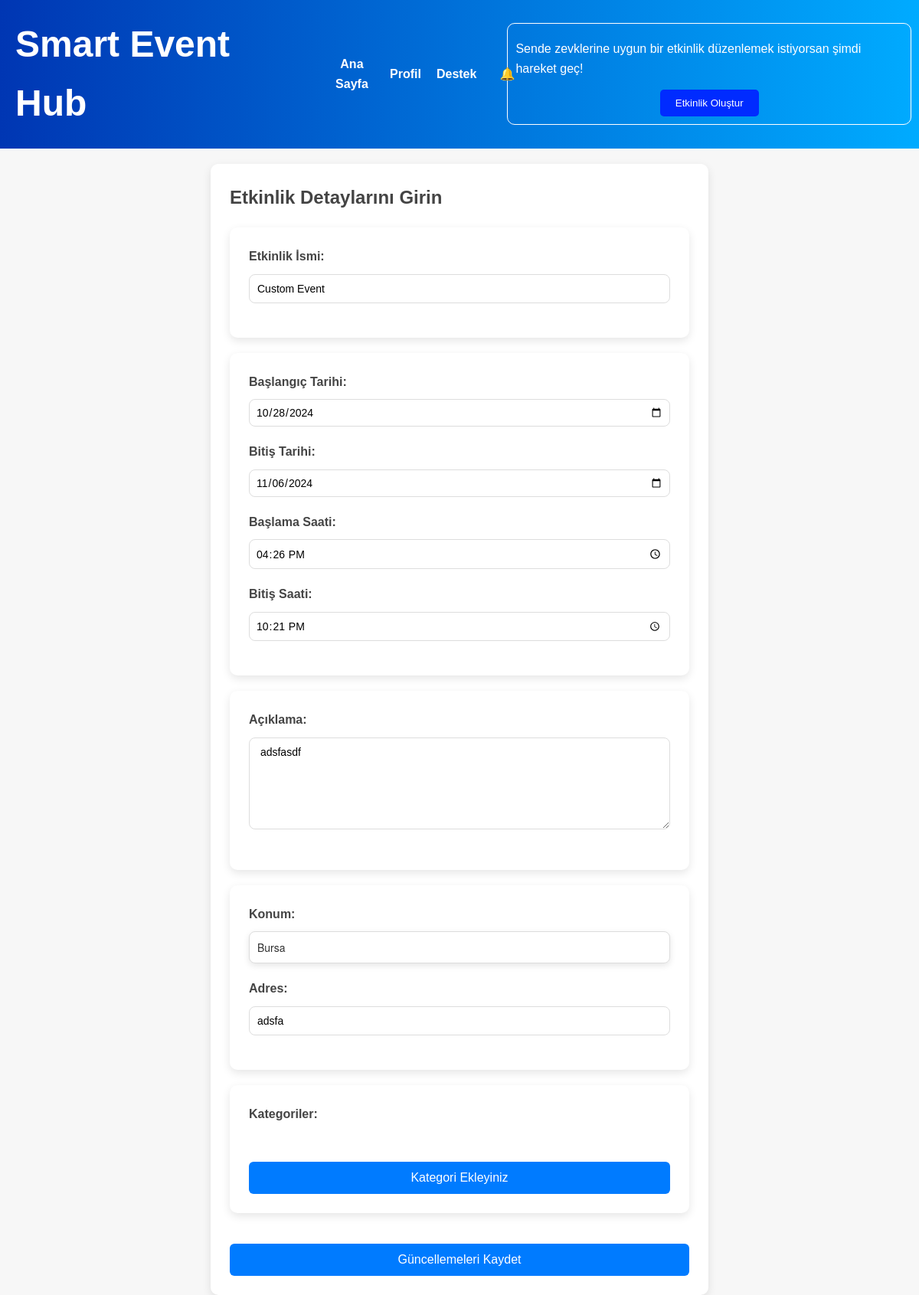
Page /edit_event/4 on the earlier database version.
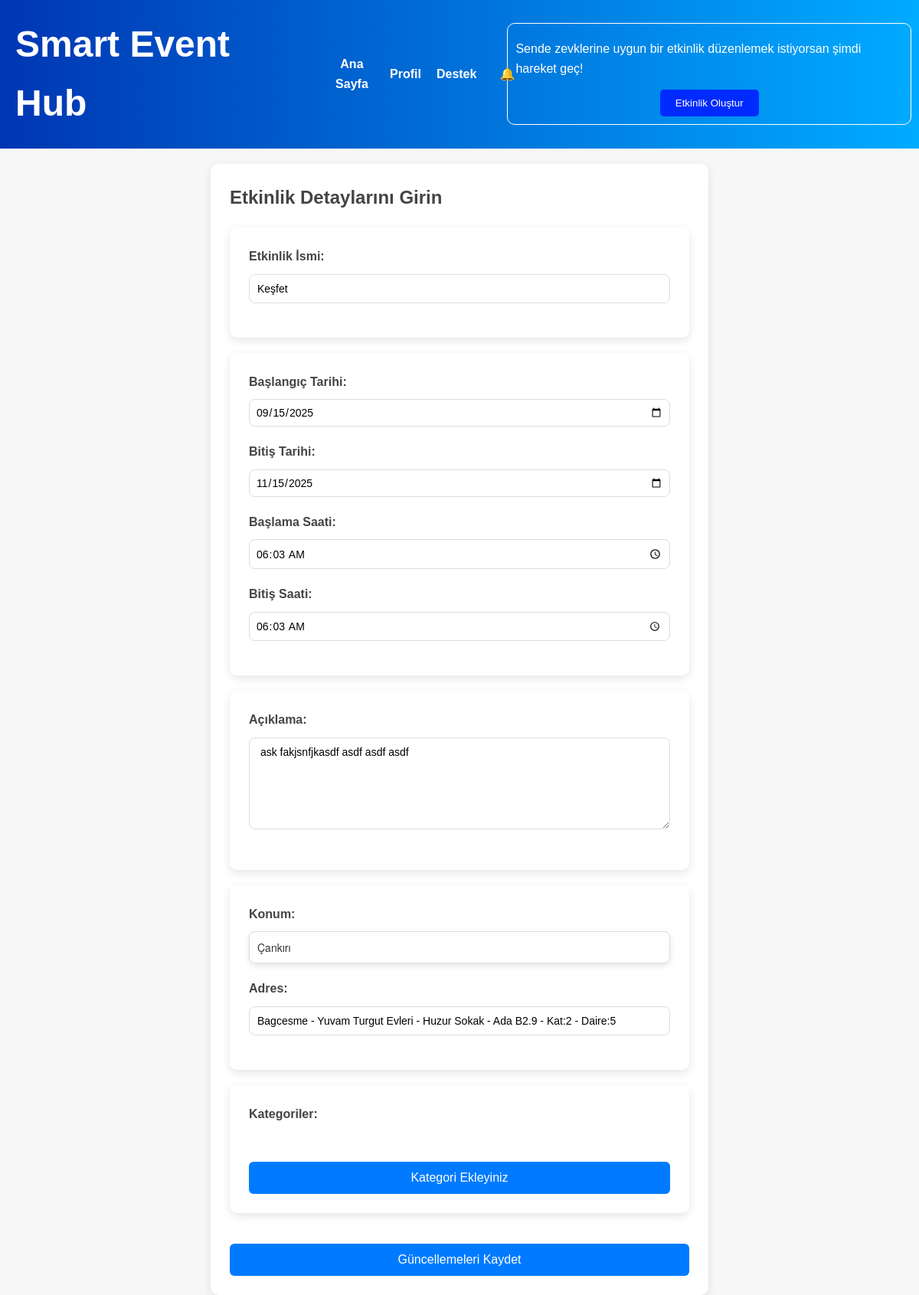
Same page on the later database version.
### tables this page shows
CREATE TABLE events (
        ID INTEGER PRIMARY KEY AUTOINCREMENT,
        event_name TEXT NOT NULL,
        description TEXT NOT NULL,
        startDate TEXT NOT NULL,
        finishDate TEXT NOT NULL,
        startTime TEXT NOT NULL,
        finishTime TEXT NOT NULL,
        duration TEXT NOT NULL,
        city TEXT NOT NULL,        
        address TEXT NOT NULL,        
        category TEXT NOT NULL,
        creator_username TEXT NOT NULL,
        isApproved BOOLEAN DEFAULT FALSE NOT NULL
    );

### app.py (the view)
@app.route('/edit_event/<int:event_id>')
def edit_event(event_id):
    event = get_event_by_id(event_id)
    return render_template('editEvent.html', event=event)

### database.py (called while the page is built)
def get_db_connection():
    conn = sqlite3.connect(DATABASE)
    conn.row_factory = sqlite3.Row
    return conn

def get_event_by_id(event_id):
    conn = get_db_connection()
    cursor = conn.cursor()
    cursor.execute('''
        SELECT * FROM events WHERE ID = ?
    ''', (event_id,))
    event = cursor.fetchone()
    conn.close()
    return event

### templates/editEvent.html (shortened to what this page needs)
<!DOCTYPE html>
<html lang="tr">
<head>
    <link rel="stylesheet" href="{{ url_for('static', filename='css/createEvent_style.css') }}">
</head>
<body>
    {% include 'header.html' %}
    <section class="event-form">
        <h2>Etkinlik Detaylarını Girin</h2>
            <form method="POST" id="event-form" action="{{ url_for('update_event', event_id=event['ID']) }}" enctype="multipart/form-data">
            <div class="form-group interests-section">
                <label for="event-name">Etkinlik İsmi:</label>
                <input type="text" id="event-name" name="event-name" placeholder="Etkinlik ismini girin" value="{{ event['event_name'] }}" required>
            </div>
            <div class="form-group interests-section">
                <label for="event-start-date">Başlangıç Tarihi:</label>
                <input type="date" id="event-start-date" name="event-start-date" value="{{ event['startDate'] }}" required>
                <label for="event-finish-date">Bitiş Tarihi:</label>
                <input type="date" id="event-finish-date" name="event-finish-date" value="{{ event['finishDate'] }}" required>
                <label for="event-start-time">Başlama Saati:</label>
                <input type="time" id="event-start-time" name="event-start-time" value="{{ event['startTime'] }}" required>
                <label for="event-finish-time">Bitiş Saati:</label>
                <input type="time" id="event-finish-time" name="event-finish-time" value="{{ event['finishTime'] }}" required>
            </div>
            <div class="form-group interests-section">
                <label for="event-description">Açıklama:</label>
                <textarea id="event-description" name="event-description" placeholder="Etkinlik açıklamasını girin" required> {{ event['description'] }} </textarea>
            </div>
            <div class="form-group interests-section">
                <label for="event-city">Konum:</label>
        <select id="location" name="location" required>
            <option value="Bursa" {% if event['city'] == 'Bursa' %}selected{% endif %}>Bursa</option>
            <option value="Çankırı" {% if event['city'] == 'Çankırı' %}selected{% endif %}>Çankırı</option>
        </select>
                <label for="event-address">Adres:</label>
                <input type="text" id="event-address" name="event-address" placeholder="Örn: Mahalle, Cadde, Sokak" value="{{ event['address'] }}" required>
            </div>
            <div class="form-group interests-section">
                <label for="interests">Kategoriler:</label>
                <button type="button" class="manage-interests-btn" onclick="toggleInterests()">Kategori Ekleyiniz</button>
            </div>
            <button type="submit">Güncellemeleri Kaydet</button>
        </form>
    </section>
</body>
</html>

Differences in the rows shown:
changed events: event-name "Custom Event" → "Keşfet"; event-start-date "10/28/2024" → "09/15/2025"; event-finish-date "11/06/2024" → "11/15/2025"; event-start-time "16:26" → "06:03"; event-finish-time "22:21" → "06:03"; event-description "adsfasdf" → "ask fakjsnfjkasdf asdf asdf asdf"; location "Bursa" → "Çankırı"; event-address "adsfa" → "Bagcesme - Yuvam Turgut Evleri - Huzur Sokak - Ada B2.9 - Kat:2 - Daire:5"
